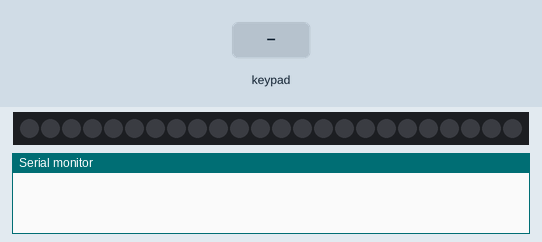
The sketch below on a simulated Arduino Uno, built with avr-gcc and run on an emulated ATmega328P. Shown: 24 RGB LEDs in strip order, left to right, the last lines printed to the serial monitor. The test bench sets the inputs (shaded band). Dim RGB values are drawn brighter than linear.

Above: at 1.2 s.
1.3 s: key '1' pressed
At 1.4 s:
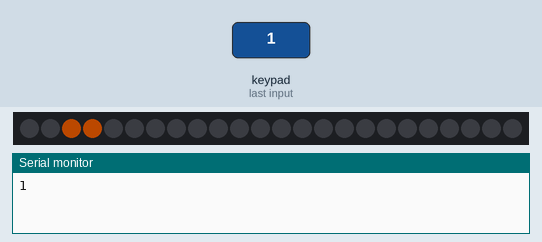
3.8 s: keypad keys 8 7 6 5 # pressed 0.4 s apart
At 3.9 s:
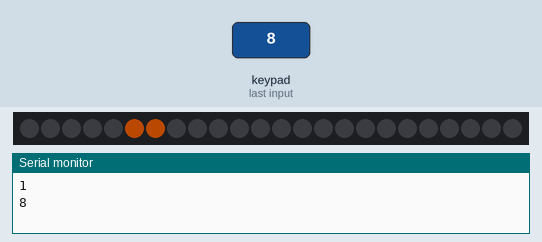
7.3 s: keypad keys 1 2 1 1 1 0 9 pressed 0.4 s apart
At 24.5 s:
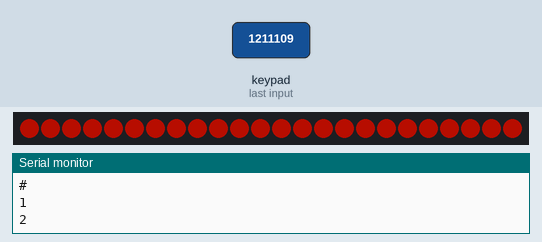

The sketch:

e3.ino
```cpp
// (C) __Marcus Berggren, Carl Vågfelt Nihlmar, Ibrahim Alzoubi, group: 4 __
// Work package 6
// Exercise 3
// Submission code: 133204

// Include section
#include <Adafruit_NeoPixel.h>  // Neopixel library
#include <Keypad.h>             // Keypad library

// Define section
#define PIN 2               // Input pin Neopixel is attached to
#define NUM_LEDS 24         // Number of neopixels in ring
#define ARRAY_COUNT 8       // Allowed input count in a sequence
#define KEY_COUNT 7         // Amount of arrays of different keys there are
#define DELAY_COUNT 3000    // Delay count in ms
#define BLINK_INTERVAL 200  // Interval in ms in which LEDs blink
#define LED_TAIL 4          // Lenght of the LED tail

Adafruit_NeoPixel stargate =  // Defines the neopixel ring used
    Adafruit_NeoPixel(NUM_LEDS, PIN, NEO_GRB + NEO_KHZ800);

const byte ROWS = 4;  // Amount of rows on the keypad
const byte COLS = 4;  // Amount of columns on the keypad

const char KEYS[ROWS][COLS] = {{'1', '2', '3', 'A'},  // Key choices on keypad
                               {'4', '5', '6', 'B'},
                               {'7', '8', '9', 'C'},
                               {'*', '0', '#', 'D'}};

byte COL_PINS[COLS] = {8, 7, 6, 5};  // Which pin goes to what column in keypad
byte ROW_PINS[ROWS] = {12, 11, 10, 9};  // Which pin goes to what row in keypad

int array_of_indexes[ARRAY_COUNT] = {  // Which LEDs to light up in the ring
    3, 6, 9, 12, 15, 18, 21, 24};

Keypad keypad = Keypad(makeKeymap(KEYS), ROW_PINS, COL_PINS, ROWS, COLS);
int counter = 0;

char input_sequence[ARRAY_COUNT] = {};  // Input choices by user in a sequence

const char VALID_KEYS[KEY_COUNT][ARRAY_COUNT] = {  // Valid arrays of keys
    {'1', '3', '6', '5', '4', '3', '2', '9'},
    {'A', '4', 'D', '2', '1', '4', '3', '9'},
    {'C', '2', '1', 'A', '3', '2', 'B', '9'},
    {'9', '8', '7', '6', '5', '4', '3', '9'},
    {'1', '2', '3', '4', '5', '6', '9', '9'},
    {'B', '4', '2', 'A', '3', 'C', '3', '9'},
    {'D', 'A', 'B', 'C', 'A', 'C', 'B', '9'}};

const uint32_t BLINK_COLOR = stargate.Color(255, 100, 0);  // The main color

// Sets a scale used to define the LED-lights, used to create- the "moving" look
const uint32_t LED_COLORS[4] = {
    BLINK_COLOR,                  // The first LED
    stargate.Color(200, 100, 0),  // Second LED with different color
    stargate.Color(150, 100, 0),  // Third LED with slightly different color
    stargate.Color(100, 100, 0)   // Fourth LED with most difference in color
};

// ---- Function declarations

// Function that blinks two LEDs based on input order
void blink_LEDs(int index, int times, int interval);
// Function that creates a dial going through a circle
void run_circle_light(int index);
// Function that creates the dial for every input character in the keypab
void dial_sequence();
// Function that validates if the input from keypad is correct or not
int validate_input_sequence();
// Function that sets all LEDs to a certain color
void set_all_LEDs(int red, int green, int blue);

// ---- Setup for the arduino program
void setup() {
    // Setting up to print to serial monitor
    Serial.begin(9600);
    // Initialize the NeoPixel library.
    stargate.begin();
    // Set brightness (toning it down)
    stargate.setBrightness(75);
    // Display changes to stargate
    stargate.show();
}

// ---- Main loop that goes on until interrupted
void loop() {

    // Loops user has inserted 8 characters with keypab
    while (counter < ARRAY_COUNT) {

        // Get the key press from keypad
        char key = keypad.getKey();

        // If there is a key registered
        if (key) {
            // Print out the chosen key to the console
            Serial.print(key);
            Serial.print('\n');

            // Store input in the sequence
            input_sequence[counter] = key;

            // This ensures light goes in sequence 3, 6, 9, 12, 15, 18, 21, 24
            int led_index = array_of_indexes[counter];
            /* Blinks these LED lights depending on led_index:
            2-3, 5-6, 8-9, 11-12, 14-15, 17-18, 20-21, 23-0 */
            blink_LEDs(led_index, 3, BLINK_INTERVAL);

            // Increment the counter so loop eventually ends
            counter++;
        }
    }

    // Display the dial sequence for each input character
    dial_sequence();

    // Validate sequence input
    int validated = validate_input_sequence();

    // Display green or red LED lights based on valid or invalid sequence
    if (validated) {
        // Set all LEDs green for a valid input
        set_all_LEDs(50, 200, 0);
    } else {
        // Set all LEDs red for invalid input
        set_all_LEDs(230, 20, 0);
    }

    // Let the lights above show until delay has passed
    delay(DELAY_COUNT);
    // Turn off all LEDs
    set_all_LEDs(0, 0, 0);

    // Set counter back to 0 to allow further input
    counter = 0;
}

// ---- Function definitions

/**
 * Function that takes the index and lights up LEDs at index posiiton and the
 * position before it.
 * @param index is the position in the neopixel ring
 * @param times how many times to repeat the blinking
 * @param interval the delay in ms between every blink
 */
void blink_LEDs(int index, int times, int interval) {
    // Updates LED lights x times, with a set delay
    for (int i = 0; i < times; i++) {

        // Set first LED pixel
        stargate.setPixelColor(index % NUM_LEDS, BLINK_COLOR);
        // Set second LED pixel
        stargate.setPixelColor((index - 1) % NUM_LEDS, BLINK_COLOR);
        // Show updated LEDs
        stargate.show();

        // Delay application by x ms
        delay(interval);

        // Turn off first LED pixel
        stargate.setPixelColor(index % NUM_LEDS, stargate.Color(0, 0, 0));
        // Turn off second LED pixel
        stargate.setPixelColor((index - 1) % NUM_LEDS, stargate.Color(0, 0, 0));
        // Show updated LEDs
        stargate.show();

        // Delay application by x ms
        delay(interval);
    }
}

/**
 * Function that creates the dial that goes through the entire neopixel ring
 * @param index that's the starting index of the dial
 */
void run_circle_light(int index) {

    // Turn off all LEDs first
    set_all_LEDs(0, 0, 0);

    // Loop over every LED position
    for (int i = index; i < NUM_LEDS + index; i++) {
        // Reset all LEDs before setting new ones
        set_all_LEDs(0, 0, 0);

        // Set colors for the tail (4 LEDs with changing colors)
        for (int j = 0; j < LED_TAIL; j++) {
            // Calculate position, using modulo to wrap around the ring
            int position = (i - j) % NUM_LEDS;
            // Handle negative numbers in modulo operation
            if (position < 0) position += NUM_LEDS;
            // Set color from the array of LED_COLORS
            stargate.setPixelColor(position, LED_COLORS[j]);
        }

        // Show the updated LEDs
        stargate.show();
        // Delay at 0.25s, ensuring a quick dial
        delay(25);
    }

    // Turn off all LEDs before blinking
    set_all_LEDs(0, 0, 0);
    // Blink LEDs at the index
    blink_LEDs(index, 2, BLINK_INTERVAL);
}

/**
 * Function that runs the dial for every input in the input_array.
 */
void dial_sequence() {
    // Run the dial sequence for every instance in the input_array
    for (int i = 0; i < ARRAY_COUNT; i++) {
        // Creates the LEDs moving around the circle
        run_circle_light(array_of_indexes[i]);
    }
}

/**
 * Function that loops through the array of valid keys that consists of arrays
 * of characters 0-9 and A-D.
 * @return Integer value 0 or 1, depending on if input sequence has a match in
 * the array of valid keys.
 */
int validate_input_sequence() {
    // Set match as 0
    int match = 0;

    // Loop through the array of valid key sequences
    for (int i = 0; i < KEY_COUNT; i++) {
        // No need to check more arrays if there is a matching array
        if (match) break;
        // Defining j here as it is used in if statement outside of loop
        int j;
        // Loops through array of characters
        for (j = 0; j < ARRAY_COUNT; j++) {
            // Break loop if char at index j is not equal to the key in array
            if (input_sequence[j] != VALID_KEYS[i][j]) {
                break;
            }
        }
        // When j equals 8 it means that an array has been traversed
        if (j == 8) {
            // There is a matching array so sets match to 1
            match = 1;
        }
    }
    // Return match 0 or 1
    return match;
}

/**
 * Function that sets all LEDs to a defined LED value.
 * @param red
 * @param green
 * @param blue
 */
void set_all_LEDs(int red, int green, int blue) {
    // Loop through all 24 LED lights in Neopixel ring
    for (int i = 0; i < NUM_LEDS; i++) {
        // Set LED at index to specific RGB value
        stargate.setPixelColor(i, stargate.Color(red, green, blue));
    }
    // Display changes to stargate
    stargate.show();
}
```

Measured:
- after the input at 1.3 s, the LEDs: change at once (image 1)
- after the input at 3.8 s, the LEDs: change at once (image 2)
